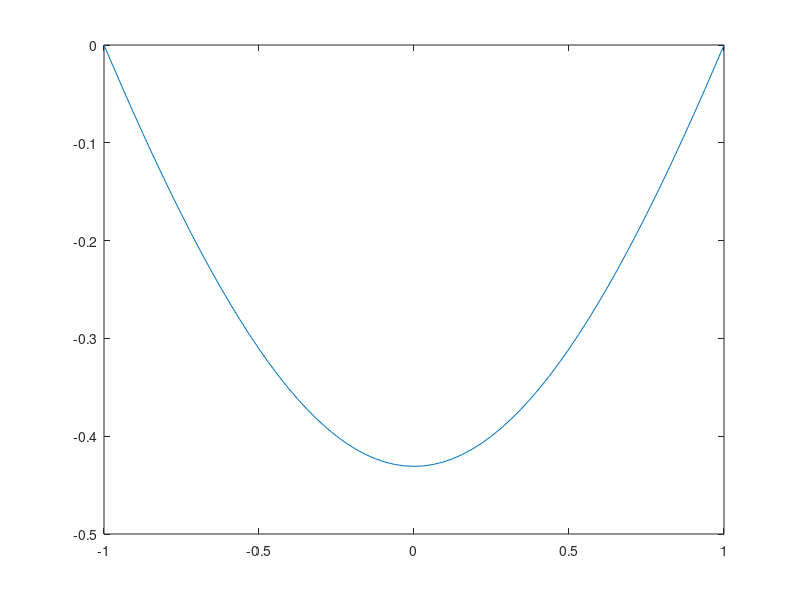

Write the MATLAB code that produced this figure. (Note: this script raises an error after producing the figure.)
% BELLSHAPE  Solve d2u/dx2 = exp(-x^2) on [-1,1]

% Numerically

shg
clf
n = 63;
h = 2/(n+1);
x = (-1:h:1)';
f = exp(-x.^2);
e = ones(n,1);
u = zeros(n+2,1);
A = spdiags([e -2*e e],[-1 0 1],n,n)/h^2;
j = 2:n+1;
u(j) = A\f(j);
plot(x,u);
residual = max(abs(diff(u,2)/h^2 - exp(-x(j).^2)))

% Symbolically

U = dsolve('D2u = exp(-t^2)','u(-1) = 0','u(1) = 0');
U = simple(U);
pretty(U)

% Compare

error = max(abs(subs(U,x) - u))

